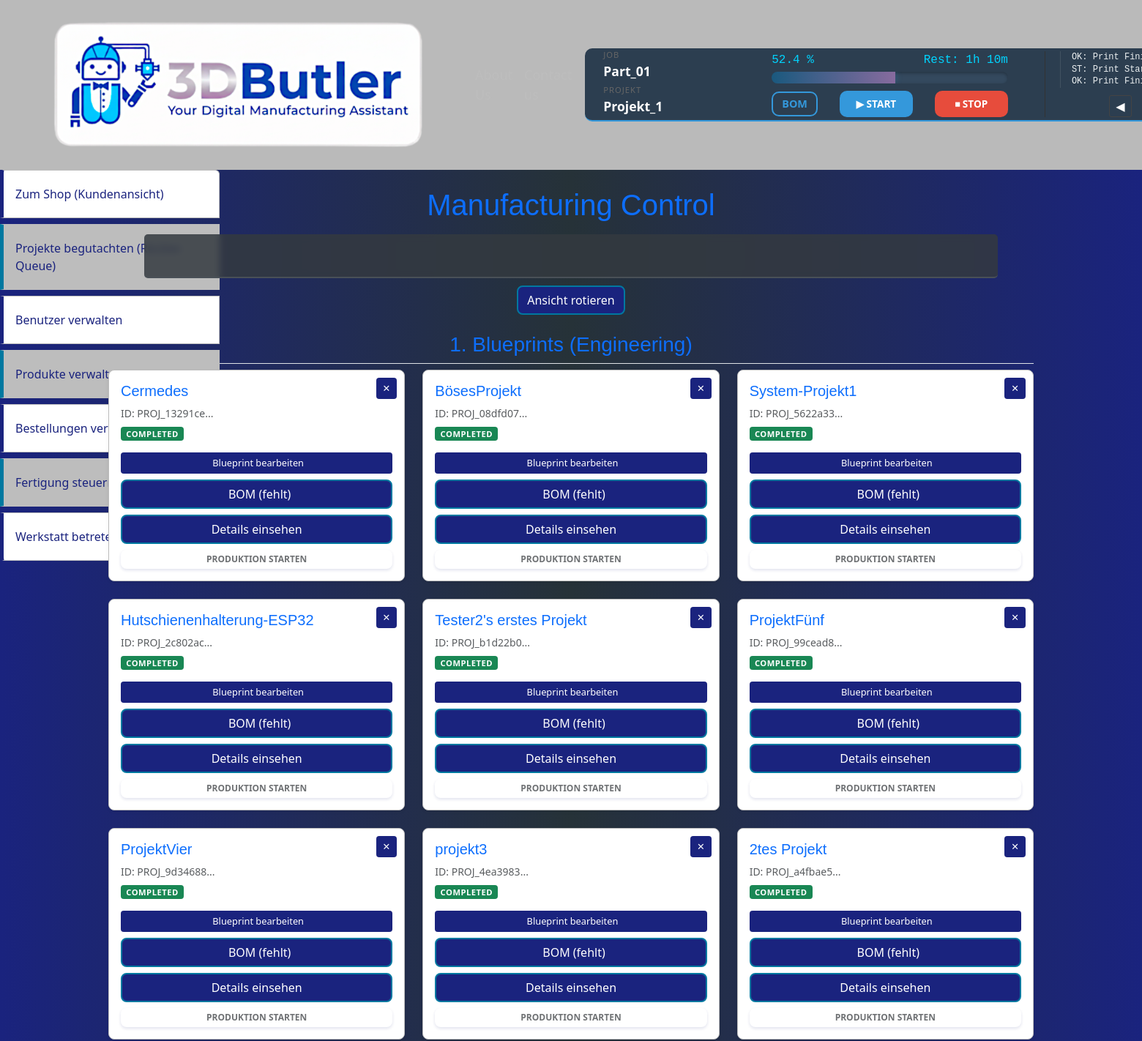
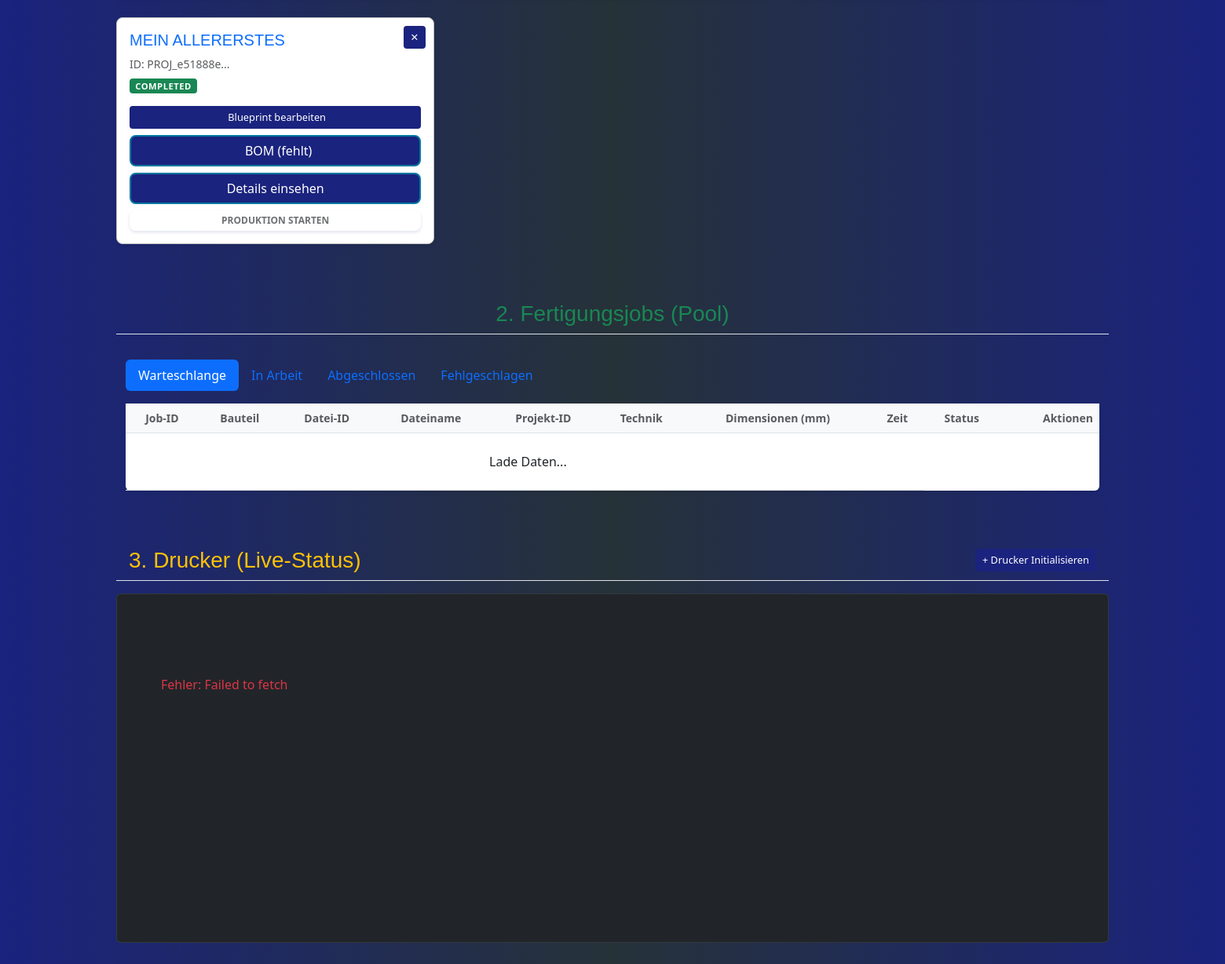
The app's page /admin/manufacturing_control (signed in) with its own data (2 pictures, top to bottom).
### tables this page shows
CREATE TABLE "Blueprints" (
    "BlueprintID" TEXT PRIMARY KEY,
    "ProjectID" TEXT NOT NULL,
    "Status" TEXT NOT NULL DEFAULT 'INITIALIZED', -- INITIALIZED, IN_PROGRESS, COMPLETED
    "BOMPath" TEXT,                               -- Pfad zur finalen .json Datei
    "CreatedAt" DATETIME DEFAULT CURRENT_TIMESTAMP,
    "UpdatedAt" DATETIME DEFAULT CURRENT_TIMESTAMP,
    FOREIGN KEY ("ProjectID") REFERENCES "Projects" ("ProjectID") ON DELETE CASCADE
);

CREATE TABLE "Projects" (
    "ProjectID" TEXT PRIMARY KEY,
    "FileIDs" TEXT NOT NULL,
    "UserID" TEXT NOT NULL,
    "MaterialType" TEXT NOT NULL,
    "ProjectDescription" TEXT,
    "ProjectName" TEXT,
    "ProjectQuantity" INTEGER,
    "Status" TEXT,
    "VolumeCM3" REAL,
    "PrintTimeMin" INTEGER,
    "EstimatedMaterialG" INTEGER,
    "ProfileID" TEXT,
    "MaterialID" TEXT,
    "DateAdded" DATETIME,
    "Priority" INTEGER,
    "FinalQuotePrice" REAL,
    "QuoteDate" TEXT,
    FOREIGN KEY("FileIDs") REFERENCES "Files"("FileID"),
    FOREIGN KEY("UserID") REFERENCES "Users"("UserID")
);

### website/admin_views.py (the view)
@admin_bp.route('/manufacturing_control', methods=['GET'])
@check_admin
def manufacturing_control():
    print_profiles = project_manager.get_all_print_profiles()
    materials = project_manager.get_all_materials()
    raw_blueprints = project_manager.get_active_blueprints()
    blueprints = []
    for row in raw_blueprints:
        bp = dict(row)
        bom_filename = f"BOM_{bp['ProjectID']}.json"
        full_path = os.path.join(TEMP_UPLOAD_FOLDER, bom_filename)
        bp['bom_exists'] = os.path.exists(full_path)
        blueprints.append(bp)
    return render_template(
        'admin/admin_manufacturing_main.html',
        blueprints_list=blueprints,
        print_profiles_list=print_profiles,
        materials_list=materials
    )

### website/project_manager.py (called while the page is built)
    def get_all_print_profiles(self):
        query = "SELECT * FROM PrintProfiles ORDER BY ProfileName"
        result_rows = self._execute_query(query, fetch=True)
        if not result_rows:
            return []
        conn = None
        try:
            conn = sqlite3.connect(self.db_path)
            cursor = conn.execute("PRAGMA table_info(PrintProfiles)")
            columns = [col[1] for col in cursor.fetchall()]
            profiles = [dict(zip(columns, row)) for row in result_rows]
            return profiles
        except sqlite3.Error as e:
            print(f"Fehler beim Abrufen der PrintProfiles-Spaltennamen: {e}")
            return []
        finally:
            if conn:
                conn.close()

    def get_all_materials(self):
        query = "SELECT * FROM Materials ORDER BY MaterialName"
        result_rows = self._execute_query(query, fetch=True)
        if not result_rows:
            return []
        conn = None
        try:
            conn = sqlite3.connect(self.db_path)
            cursor = conn.execute("PRAGMA table_info(Materials)")
            columns = [col[1] for col in cursor.fetchall()]
            materials = [dict(zip(columns, row)) for row in result_rows]
            return materials
        except sqlite3.Error as e:
            print(f"Fehler beim Abrufen der Materials-Spaltennamen: {e}")
            return []
        finally:
            if conn:
                conn.close()

    def get_active_blueprints(self):
        query = """
            SELECT
                b.BlueprintID,
                b.Status as BlueprintStatus,
                b.CreatedAt as LoadedAt,
                u.UserName as CustomerName,
                p.*
            FROM Blueprints b
            JOIN Projects p ON b.ProjectID = p.ProjectID
            JOIN Users u ON p.UserID = u.UserID
            ORDER BY b.CreatedAt DESC
        """
        try:
            return self._execute_query(query, fetch=True)
        except Exception as e:
            print(f"Fehler beim Abrufen der Blueprints: {e}")
            return []

### website/user_manager.py (called while the page is built)
    def find_user_by_id(self, user_id):
        query = "SELECT IsActive, IsAdmin FROM Users WHERE UserID = ?"
        result = self._execute_query(query, (user_id,), fetch=True)
        if result:
            return {'IsActive': result[0][0], 'IsAdmin': result[0][1]}
        return None

### website/templates/admin/admin_manufacturing_main.html (shortened to what this page needs)
{% extends 'admin/admin_base.html' %}
{% block body %}
<div class="container text-center mt-4">
    <h1 class="mb-2 text-primary">Manufacturing Control</h1>
    <div id="flash-container" class="d-flex mt-3">
    </div>
    <div class="d-flex justify-content-center mb-4">
        <button type="button" class="btn btn-outline-primary" onclick="rotateSections()">
            Ansicht rotieren
        </button>
    </div>
    <div id="section-wrapper" class="d-flex flex-column">
        <div id="sec-blueprints" class="m-section mb-5 px-3">
            <h3 class="text-primary border-bottom pb-2">1. Blueprints (Engineering)</h3>
            {% include 'admin/admin_blueprints.html' %}
        </div>
        <div id="sec-jobs" class="m-section mb-5 px-3">
            <h3 class="text-success border-bottom pb-2">2. Fertigungsjobs (Pool)</h3>
            {% include 'admin/admin_jobs.html' %}
        </div>
        <div id="sec-printers" class="m-section mb-5 px-3"> <div class="d-flex justify-content-between align-items-center border-bottom pb-2 mb-3 px-3">
            <h3 class="text-warning mb-0">3. Drucker (Live-Status)</h3>
            <button class="btn btn-sm btn-outline-warning">+ Drucker Initialisieren</button>
        </div>
        <div class="printer-horizontal-scroll-wrapper bg-dark p-2 rounded border border-secondary border-opacity-25">
            {% include 'admin/admin_printers.html' %}
        </div>
    </div>
    </div>
</div>
{% endblock %}

### website/templates/admin/admin_blueprints.html (shortened to what this page needs)
<div class="row">
    {% if blueprints_list %}
    {% for bp in blueprints_list %}
    <div class="col-12 col-md-6 col-lg-4 mb-4 text-start">
        <div class="card shadow-sm h-100 border-0 printer-card-main" style="border: 1px solid #bdbdbd !important;">
            <button class="btn btn-sm delete-btn"
                    data-blueprint-id="{{ bp.BlueprintID }}"
                    data-delete-url="{{ url_for('admin_views.delete_blueprint', blueprint_id=bp.BlueprintID) }}"
                    style="position: absolute; top: 10px; right: 10px; z-index: 10;">
                &#x2715;
            </button>
            <div class="card-body d-flex flex-column">
                <h5 class="card-title text-primary">{{ bp.ProjectName }}</h5>
                <p class="small text-muted mb-2 fw-mono">ID: {{ bp.ProjectID | truncate(15) }}</p>
                <div class="d-flex justify-content-between align-items-center mb-3">
                    <span class="badge {% if bp.BlueprintStatus == 'INITIALIZED' %}bg-info{% else %}bg-success{% endif %}" style="font-size: 0.7rem;">
                        {{ bp.BlueprintStatus }}
                    </span>
                </div>
                <div class="mt-auto d-grid gap-2">
                    <button class="btn btn-outline-secondary btn-sm"
                            type="button"
                            data-blueprint-id="{{ bp.BlueprintID }}"
                            data-project-id="{{ bp.ProjectID }}"
                            data-project-name="{{ bp.ProjectName }}"
                            data-volume="{{ bp.VolumeCM3 or '' }}"
                            data-weight="{{ bp.EstimatedMaterialG or '' }}"
                            data-time="{{ bp.PrintTimeMin or '' }}"
                            data-profile="{{ bp.ProfileID or '' }}"
                            data-material="{{ bp.MaterialID or '' }}"
                            onclick="openManufacturingViewer(this)">
                             Blueprint bearbeiten
                    </button>
                    <button id="bom-trigger-display-{{ bp.ProjectID }}"
                            class="btn btn-cyber-industrial"
                            onclick="openBOMWorkbench(this)"
                            data-project-id="{{ bp.ProjectID }}"
                            data-project-name="{{ bp.ProjectName }}">
                        <span id="bom-label-{{ bp.ProjectID }}">
                            BOM {{ '(vorhanden)' if bp.bom_exists else '(fehlt)' }}
                        </span>
                    </button>
                    <a href="{{ url_for('admin_views.project_details', project_id=bp.ProjectID) }}"
                        class="btn btn-link text-decoration-none text-center">
                        Details einsehen
                    </a>
                    <button id="trigger-btn-{{ bp.ProjectID }}"
                            class="btn start-production-btn"
                            type="button"
                            {{ 'disabled' if not bp.bom_exists }}
                            onclick="triggerProduction('{{ bp.ProjectID }}')">
                        PRODUKTION STARTEN
                    </button>
                </div>
            </div>
        </div>
    </div>
    {% endfor %}
    {% else %}
        <div class="col-12 text-center mt-5">
            <h2 class="text-muted">Keine Projekte in der Fertigung gefunden.</h2>
        </div>
    {% endif %}
</div>

### website/static/css/style.css (style rules this page uses)
body { position: relative; overflow-x: hidden; }
body::before { content: ""; position: fixed; top: 0; left: -150%; width: 100%; height: 100%; background: linear-gradient( 120deg, transparent, rgba(128, 216, 255, 0.04) 40%, rgba(255, 255, 255, 0.08) 50%, rgba(128, 216, 255, 0.04) 60%, transparent ); z-index: -1; transform: skewX(-25deg); animation: global-shimmer 12s cubic-bezier(0.4, 0, 0.6, 1) infinite; pointer-events: none; }
h1 { font-family: Verdana, Geneva, Tahoma, sans-serif; color: rgb(217, 209, 201); }
h3 { font-family: Verdana, Geneva, Tahoma, sans-serif; color: rgb(217, 209, 201); }
h5 { font-family: Verdana, Geneva, Tahoma, sans-serif; color: rgb(217, 209, 201); }
.btn { background: #1A237E; border: 2px solid #0078a0; border-radius: 8px; color: #fff; }
#flash-container { position: sticky; top: 10px; z-index: 1; width: 90%; border-radius: 5px; margin: 10px auto; padding: 0 20px; display: grid !important; grid-template-columns: 1fr 1fr 1fr; background: rgba(52, 58, 64, 0.85); border-bottom: 2px solid #495057; min-height: 60px; backdrop-filter: blur(5px); pointer-events: none; }
.printer-card-main { width: 100% !important; max-width: 500px; margin: 0 auto; background-color: #ffffff !important; border: 2px solid #bdbdbd !important; border-radius: 8px; overflow: hidden; transition: transform 0.2s ease-in-out; }
.printer-horizontal-scroll-wrapper { overflow-x: auto !important; overflow-y: visible !important; white-space: nowrap; padding-top: 35px !important; }
.printer-card-main { width: 100% !important; position: relative; border: 2px solid #bdbdbd !important; background: #fff !important; }
.start-production-btn { background-color: #0078a0; color: white; border: none; font-weight: bold; font-size: 0.75rem; padding: 4px 0; transition: background 0.2s; box-shadow: 0 2px 4px rgba(26, 35, 126, 0.2); }
.badge { letter-spacing: 0.5px; font-weight: 600; border-radius: 4px; }
.btn-sm { padding: 4px 8px; font-size: 0.8rem; border-radius: 4px; border: 1px solid transparent; cursor: pointer; }

### records on screen
Blueprints: ProjectName "Cermedes", ProjectID "PROJ_13291ce...", BlueprintStatus "COMPLETED", bom_exists "(fehlt)"
Blueprints: ProjectName "BösesProjekt", ProjectID "PROJ_08dfd07...", BlueprintStatus "COMPLETED", bom_exists "(fehlt)"
Blueprints: ProjectName "System-Projekt1", ProjectID "PROJ_5622a33...", BlueprintStatus "COMPLETED", bom_exists "(fehlt)"
Blueprints: ProjectName "Hutschienenhalterung-ESP32", ProjectID "PROJ_2c802ac...", BlueprintStatus "COMPLETED", bom_exists "(fehlt)"
Blueprints: ProjectName "Tester2's erstes Projekt", ProjectID "PROJ_b1d22b0...", BlueprintStatus "COMPLETED", bom_exists "(fehlt)"
Blueprints: ProjectName "ProjektFünf", ProjectID "PROJ_99cead8...", BlueprintStatus "COMPLETED", bom_exists "(fehlt)"
Blueprints: ProjectName "ProjektVier", ProjectID "PROJ_9d34688...", BlueprintStatus "COMPLETED", bom_exists "(fehlt)"
Blueprints: ProjectName "projekt3", ProjectID "PROJ_4ea3983...", BlueprintStatus "COMPLETED", bom_exists "(fehlt)"
Blueprints: ProjectName "2tes Projekt", ProjectID "PROJ_a4fbae5...", BlueprintStatus "COMPLETED", bom_exists "(fehlt)"
Blueprints: ProjectName "MEIN ALLERERSTES", ProjectID "PROJ_e51888e...", BlueprintStatus "COMPLETED", bom_exists "(fehlt)"
